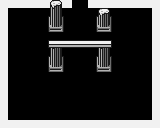

A 2D game scene composited from a Tiled map and its tileset images. What follows is a short description and the map's XML, with each tile layer's data collapsed to a summary:
An orthogonal 20x16 tile map with 8x8 px tiles, 3 tile layers (Background, Collision, Overlap).

<map version="1.0" orientation="orthogonal" renderorder="right-down" width="20" height="16" tilewidth="8" tileheight="8" nextobjectid="1">
 <tileset firstgid="1" name="char_sheet" tilewidth="8" tileheight="8" tilecount="1024">
  <image source="char_sheet.png" width="256" height="256" />
 </tileset>
 <layer name="Background" width="20" height="16">
  <data>[320 cells, 66 non-empty, 1 distinct tile ids]</data>
 </layer>
 <layer name="Collision" width="20" height="16">
  <data>[320 cells, 16 non-empty, 4 distinct tile ids]</data>
 </layer>
 <layer name="Overlap" width="20" height="16">
  <data>[320 cells, 18 non-empty, 7 distinct tile ids]</data>
 </layer>
</map>
